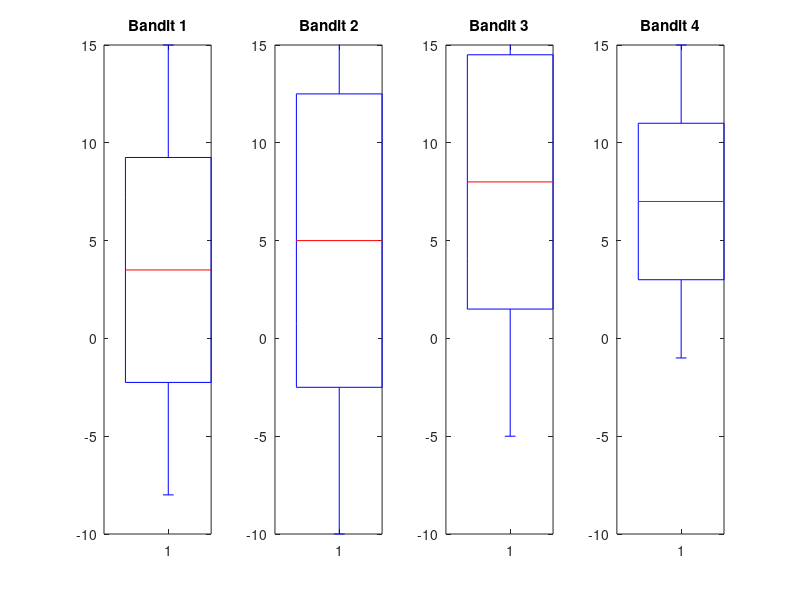

Source code (MATLAB):
clc
clear all
close



figure
hold on
bx1 = subplot(1, 4, 1);
boxplot(-8:15);
title('Bandit 1');

bx2 = subplot(1, 4, 2);
boxplot(-10:20);
title('Bandit 2');

bx3 = subplot(1, 4, 3);
boxplot(-5:21);
title('Bandit 3');

bx4 = subplot(1, 4, 4);
boxplot(-1:15);
title('Bandit 4');

linkaxes([bx1 bx2 bx3 bx4], 'y')


